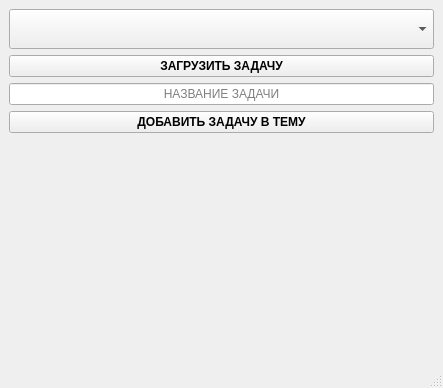
<?xml version="1.0" encoding="UTF-8"?>
<ui version="4.0">
 <class>MainWindow</class>
 <widget class="QMainWindow" name="MainWindow">
  <property name="geometry">
   <rect>
    <x>0</x>
    <y>0</y>
    <width>443</width>
    <height>388</height>
   </rect>
  </property>
  <property name="windowTitle">
   <string>MainWindow</string>
  </property>
  <widget class="QWidget" name="centralwidget">
   <layout class="QVBoxLayout" name="verticalLayout_2">
    <item>
     <layout class="QVBoxLayout" name="verticalLayout">
      <item>
       <widget class="QComboBox" name="choose_topic">
        <property name="minimumSize">
         <size>
          <width>0</width>
          <height>40</height>
         </size>
        </property>
       </widget>
      </item>
      <item>
       <widget class="QPushButton" name="upload_button">
        <property name="font">
         <font>
          <weight>75</weight>
          <bold>true</bold>
         </font>
        </property>
        <property name="text">
         <string>ЗАГРУЗИТЬ ЗАДАЧУ</string>
        </property>
       </widget>
      </item>
      <item>
       <widget class="QLineEdit" name="task_name">
        <property name="cursorPosition">
         <number>0</number>
        </property>
        <property name="alignment">
         <set>Qt::AlignCenter</set>
        </property>
        <property name="placeholderText">
         <string>НАЗВАНИЕ ЗАДАЧИ</string>
        </property>
       </widget>
      </item>
      <item>
       <widget class="QPushButton" name="add_task">
        <property name="font">
         <font>
          <weight>75</weight>
          <bold>true</bold>
         </font>
        </property>
        <property name="text">
         <string>ДОБАВИТЬ ЗАДАЧУ В ТЕМУ</string>
        </property>
       </widget>
      </item>
      <item>
       <widget class="QLabel" name="label">
        <property name="text">
         <string/>
        </property>
        <property name="alignment">
         <set>Qt::AlignCenter</set>
        </property>
       </widget>
      </item>
     </layout>
    </item>
    <item>
     <widget class="QLabel" name="label_2">
      <property name="text">
       <string/>
      </property>
      <property name="alignment">
       <set>Qt::AlignCenter</set>
      </property>
     </widget>
    </item>
   </layout>
  </widget>
  <widget class="QMenuBar" name="menubar">
   <property name="geometry">
    <rect>
     <x>0</x>
     <y>0</y>
     <width>443</width>
     <height>21</height>
    </rect>
   </property>
  </widget>
  <widget class="QStatusBar" name="statusbar"/>
 </widget>
 <resources/>
 <connections/>
</ui>
